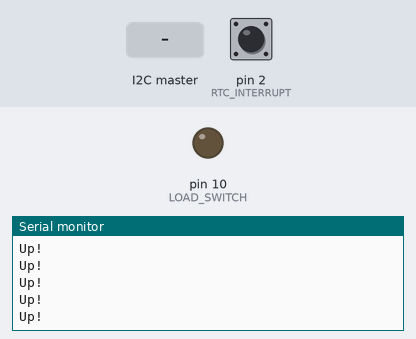
This sketch was run on a simulated Arduino Uno, built with avr-gcc and run on an emulated ATmega328P. Parts: output pins drawn as LEDs (lit = HIGH), the last lines printed to the serial monitor. The test bench sets the inputs (shaded band); at power-on: pin 2 (RTC_INTERRUPT) HIGH. Sleep ends after the set time or at an interrupt.

Above: at 1.2 s.
1.3 s: the I2C master sends the byte 1
At 1.32 s:
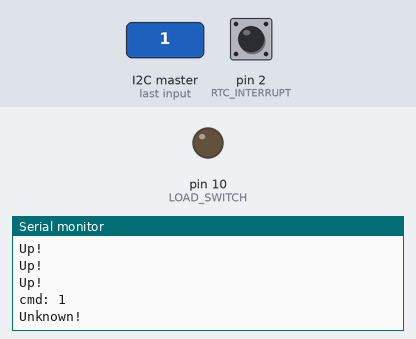
2.8 s: the I2C master sends the byte 90
At 2.82 s:
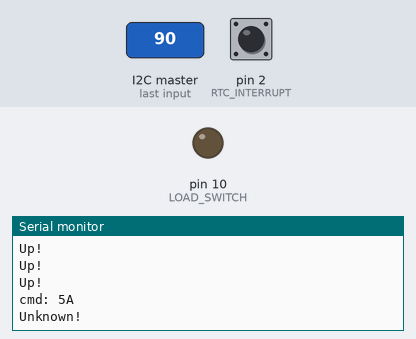
4.3 s: the I2C master sends the byte 200
At 4.32 s:
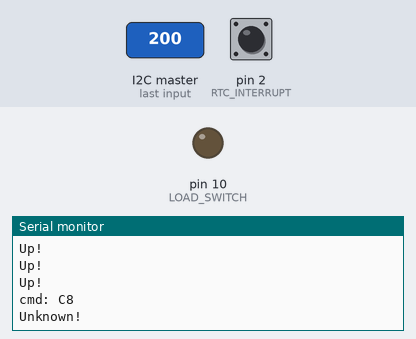

The sketch:

solar.ino
```cpp
#include <avr/sleep.h>

#include <DS3231.h>
#include <Wire.h>

#define VSENSE_BAT   A0
#define VSENSE_NTC   A1
#define VSENSE_SOLAR A2
#define VSENSE_USB   A3

#define RTC_INTERRUPT 2
#define LOAD_SWITCH 10

#define CMD_READ_VOLTAGE    0xa1
#define CMD_SCHEDULE_SLEEP  0xa2

volatile int transaction_complete = true;
volatile int new_command = false;
volatile uint8_t command_response[2] = {0x0, 0x0};
volatile int rtc_alarm = false;

#define CMD_BUF_LEN 2
volatile uint8_t cmd_buffer[CMD_BUF_LEN];

void receive_command(int bytes_in) {
  transaction_complete = false;

  for (int i = 0; i < bytes_in; i++) {
    if (i < CMD_BUF_LEN) {
      cmd_buffer[i] = Wire.read();
    } else {
      // drop
      Wire.read();
    }
  }

  new_command = true;
}

void respond_command(void) {
  Wire.write(command_response[0]);
  Wire.write(command_response[1]);
  command_response[0] = 0;
  command_response[1] = 0;
  transaction_complete = true;
}

void switch_load_on(void) {
  rtc_alarm = true;
  digitalWrite(LOAD_SWITCH, LOW);
}

DS3231 rtc;
RTClib rtc_lib;

void setup() {
  pinMode(RTC_INTERRUPT, INPUT_PULLUP);
  pinMode(LOAD_SWITCH, OUTPUT);
  digitalWrite(LOAD_SWITCH, LOW);

  attachInterrupt(digitalPinToInterrupt(RTC_INTERRUPT), switch_load_on, FALLING);

  Serial.begin(115200);

  Wire.begin(0x8);
  Wire.onReceive(receive_command);
  Wire.onRequest(respond_command);

  sleep_enable();
  set_sleep_mode(SLEEP_MODE_PWR_DOWN);
}

void loop() {

  sleep_mode();
  // Code resumes here when woken by I2C address match interrupt
  Serial.println("Up!");
  if (rtc.checkIfAlarm(1)) {
    Serial.println("Alarm is ringing!");
    // switch load on
    digitalWrite(LOAD_SWITCH, LOW);
  }
  rtc.turnOffAlarm(1);
  rtc_alarm = false;

  if (new_command == true) {
    process_command(cmd_buffer);
    clear_buffer();
    new_command = false;
  }

  while(!transaction_complete);
  delay(10);
}

uint16_t read_pin(int analog_pin_num) {
  int analog_pin;

  switch (analog_pin_num) {
    case 0:
      analog_pin = VSENSE_BAT;
      break;
    case 1:
      analog_pin = VSENSE_NTC;
      break;
    case 2:
      analog_pin = VSENSE_SOLAR;
      break;
    case 3:
      analog_pin = VSENSE_USB;
      break;
    default:
      analog_pin = A0;
  }

  return analogRead(analog_pin);
}

int process_command(volatile uint8_t* cmd_buffer) {
  int rc = 0;
  Serial.print("cmd: "); Serial.println(cmd_buffer[0], HEX);
  switch(cmd_buffer[0]) {
      case CMD_READ_VOLTAGE:
      {
        // adc val is 10 bits, round down to 8 bits for command
        uint16_t pin_voltage = read_pin(cmd_buffer[1]);
        Serial.print("voltage: "); Serial.println(pin_voltage);
        command_response[0] = (uint8_t) pin_voltage;
        command_response[1] = (uint8_t) (pin_voltage >> 8) & 0xFF;

        break;
      }
      case CMD_SCHEDULE_SLEEP:
      {
        // cmd_buffer[1] is number of seconds in the future to schedule (max 60 for now)
        DateTime time_now = rtc_lib.now();
        uint8_t new_seconds = (time_now.second() + cmd_buffer[1]) % 60;
        uint8_t new_minutes = time_now.minute() + (time_now.second() + cmd_buffer[1]) / 60;
        Serial.print(new_minutes); Serial.print("|"); Serial.println(new_seconds);
        rtc.setA1Time(time_now.day(), time_now.hour(), new_minutes, new_seconds,
                      0b00000, 0, 0, 0);
        rtc.turnOnAlarm(1);
        // switch the load off
        digitalWrite(LOAD_SWITCH, HIGH);
        transaction_complete = true;
        break;
      }
      default:
        Serial.println("Unknown!");
        transaction_complete = true;
  }

  return rc;
}

void clear_buffer(void) {
  for (int i = 0; i < CMD_BUF_LEN; i++) {
    cmd_buffer[i] = 0;
  }
}
```

Measured:
- after the input at 1.3 s, the serial monitor: prints a new line at once (image 1)
- after the input at 2.8 s, the serial monitor: prints a new line at once (image 2)
- after the input at 4.3 s, the serial monitor: prints a new line at once (image 3)
